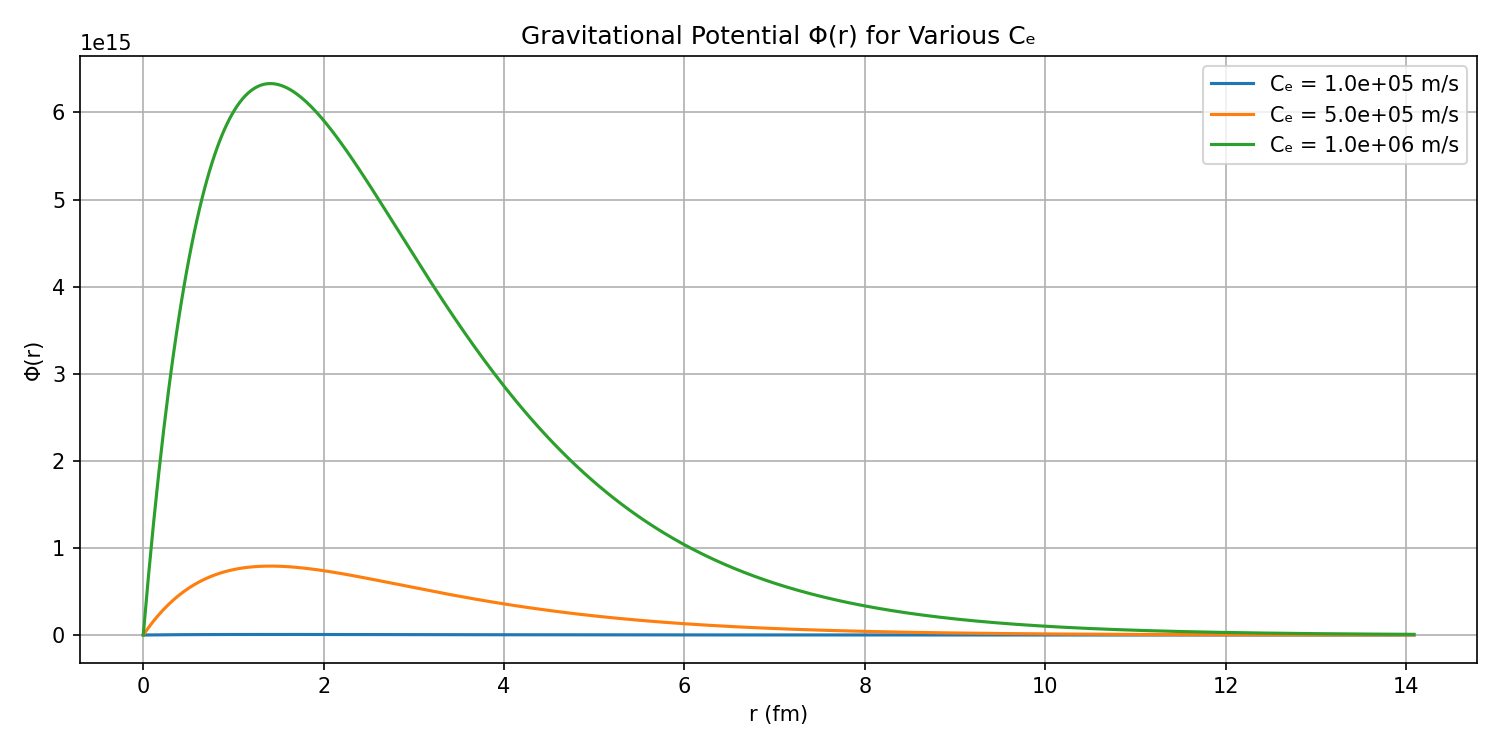

Python code for this plot:
import numpy as np
import matplotlib.pyplot as plt
import matplotlib
matplotlib.use('TkAgg')  # Ensure it uses Tkinter backend

# Constants
F_max = 29.053507  # N
r_c = 1.40897017e-15  # m
r = np.linspace(0, 10 * r_c, 500)

# Ce values to simulate
Ce_values = [1e5, 5e5, 1e6]  # m/s

# Prepare plots
plt.figure(figsize=(10, 5))
for Ce in Ce_values:
    Phi = (Ce**3 / (2 * F_max * r_c)) * r * np.exp(-r / r_c)
    plt.plot(r * 1e15, Phi, label=f"Cₑ = {Ce:.1e} m/s")

plt.title("Gravitational Potential Φ(r) for Various Cₑ")
plt.xlabel("r (fm)")
plt.ylabel("Φ(r)")
plt.legend()
plt.grid(True)
plt.tight_layout()
import os
script_name = os.path.splitext(os.path.basename(__file__))[0]
filename = f"{script_name}.png"
plt.savefig(filename, dpi=150)  # Save image with high resolution



# Acceleration Δg(r)
plt.figure(figsize=(10, 5))
for Ce in Ce_values:
    A = Ce**3 / (2 * F_max * r_c**2)
    delta_g = -A * np.exp(-r / r_c) * (1 - r / r_c)
    plt.plot(r * 1e15, delta_g, label=f"Cₑ = {Ce:.1e} m/s")

plt.title("Gravitational Acceleration Δg(r) for Various Cₑ")
plt.xlabel("r (fm)")
plt.ylabel("Δg(r) [m/s²]")
plt.legend()
plt.grid(True)
plt.tight_layout()
import os
script_name = os.path.splitext(os.path.basename(__file__))[0]
filename = f"{script_name}2.png"
plt.savefig(filename, dpi=150)  # Save image with high resolution
plt.show()
